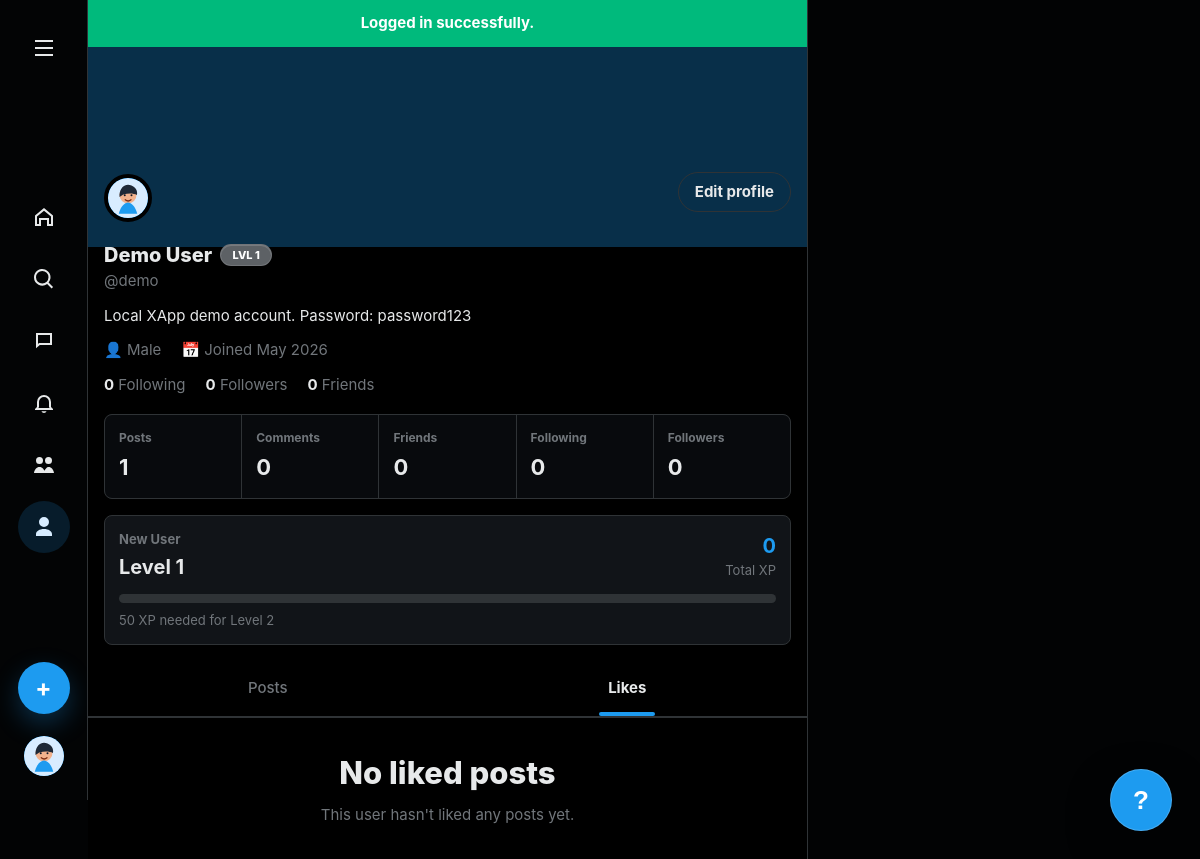
The page /social-media/profile.php?u=demo&m=liked (signed in) on the database its author committed.
### tables this page shows
CREATE TABLE IF NOT EXISTS profiles (
  id INT UNSIGNED AUTO_INCREMENT PRIMARY KEY,
  user_id INT UNSIGNED NOT NULL UNIQUE,
  display_name VARCHAR(80) NOT NULL,
  bio VARCHAR(180) DEFAULT '',
  profile_photo_url VARCHAR(600) NULL,
  profile_pic CHAR(7) NOT NULL DEFAULT '#111111',
  updated_at TIMESTAMP NOT NULL DEFAULT CURRENT_TIMESTAMP ON UPDATE CURRENT_TIMESTAMP,
  CONSTRAINT fk_profiles_user FOREIGN KEY (user_id) REFERENCES users(id) ON DELETE CASCADE
);

CREATE TABLE IF NOT EXISTS users (
  id INT UNSIGNED AUTO_INCREMENT PRIMARY KEY,
  first_name VARCHAR(60) NOT NULL DEFAULT '',
  last_name VARCHAR(60) NOT NULL DEFAULT '',
  nickname VARCHAR(24) NOT NULL UNIQUE,
  username VARCHAR(24) NOT NULL UNIQUE,
  display_name VARCHAR(80) NOT NULL,
  email VARCHAR(160) NOT NULL UNIQUE,
  password_hash VARCHAR(255) NOT NULL,
  gender VARCHAR(40) NULL,
  profile_photo_url VARCHAR(600) NULL,
  theme_color CHAR(7) NOT NULL DEFAULT '#1D9BF0',
  age INT UNSIGNED NULL,
  birthday DATE NULL,
  bio VARCHAR(180) DEFAULT '',
  location VARCHAR(80) DEFAULT '',
  website VARCHAR(255) DEFAULT '',
  avatar_color CHAR(7) NOT NULL DEFAULT '#111111',
  total_xp INT UNSIGNED NOT NULL DEFAULT 0,
  level INT UNSIGNED NOT NULL DEFAULT 1,
  xp_today INT UNSIGNED NOT NULL DEFAULT 0,
  last_xp_reward_date DATE NULL,
  badge_color CHAR(7) NOT NULL DEFAULT '#71767B',
  activity_title VARCHAR(40) NOT NULL DEFAULT 'New User',
  profile_completed_at TIMESTAMP NULL,
  created_at TIMESTAMP NOT NULL DEFAULT CURRENT_TIMESTAMP,
  updated_at TIMESTAMP NOT NULL DEFAULT CURRENT_TIMESTAMP ON UPDATE CURRENT_TIMESTAMP
);

### social-media/db.php (called while the page is built, shortened)
<?php
function db(): PDO
{
    static $pdo = null;
    if ($pdo instanceof PDO) {
        return $pdo;
    }
    $dsn = 'mysql:host=' . DB_HOST . ';dbname=' . DB_NAME . ';charset=' . DB_CHARSET;
    $pdo = new PDO($dsn, DB_USER, DB_PASS, [
        PDO::ATTR_ERRMODE => PDO::ERRMODE_EXCEPTION,
        PDO::ATTR_DEFAULT_FETCH_MODE => PDO::FETCH_ASSOC,
        PDO::ATTR_EMULATE_PREPARES => false,
    ]);
    return $pdo;
}

### social-media/profile.php (the view, shortened to what this page needs)
<?php
require_once __DIR__ . '/partials.php';
$viewer = require_auth();
$username = (string) ($_GET['u'] ?? $viewer['username']);
$profile = fetch_user_by_username($username);
$mode = (string) ($_GET['m'] ?? 'posts');
    ?>
    <?php
$stats = user_stats((int) $profile['id']);
$isOwnProfile = (int) $profile['id'] === (int) $viewer['id'];
$posts = fetch_posts((int) $viewer['id'], $mode === 'liked' ? 'liked' : 'all', (int) $profile['id']);
render_shell_start($viewer, 'profile');
?>
<section class="profile-header">
  <div class="profile-banner" data-guide-target="cover-photo-area" style="background-color: <?= h($profile['avatar_color']) ?>; opacity: 0.3;"></div>
  <div class="profile-info-container">
    <div class="profile-top-row">
      <div data-guide-target="profile-picture-area">
      </div>
      <div class="profile-actions">
        <?php if ($isOwnProfile): ?>
          <a class="outline-button" href="settings.php">Edit profile</a>
        <?php endif; ?>
      </div>
    </div>
    <div class="profile-names">
      <h1><?= h($profile['display_name']) ?> <?php render_level_badge($profile); ?></h1>
      <p class="handle" data-guide-target="username-area">@<?= h($profile['username']) ?></p>
    </div>
    <?php if (!empty($profile['bio'])): ?>
      <p class="bio" data-guide-target="bio-area"><?= nl2br(h($profile['bio'])) ?></p>
    <?php else: ?>
      <p class="bio empty-bio" data-guide-target="bio-area">No bio yet.</p>
    <?php endif; ?>
    <div class="profile-meta-grid">
      <?php if (!empty($profile['gender'])): ?>
        <span title="Gender">👤 <?= h($profile['gender']) ?></span>
      <?php endif; ?>
      <span>📅 Joined <?= h(date('M Y', strtotime($profile['created_at']))) ?></span>
    </div>
    <div class="profile-stats">
      <span><strong><?= (int) $stats['following'] ?></strong> Following</span>
      <span><strong><?= (int) $stats['followers'] ?></strong> Followers</span>
      <span><strong><?= (int) $stats['friends'] ?></strong> Friends</span>
    </div>
    <section class="profile-account-card" aria-label="Profile activity stats">
      <div>
        <span>Posts</span>
        <strong><?= (int) $stats['posts'] ?></strong>
      </div>
      <div>
        <span>Comments</span>
        <strong><?= (int) $stats['comments'] ?></strong>
      </div>
      <div>
        <span>Friends</span>
        <strong><?= (int) $stats['friends'] ?></strong>
      </div>
      <div>
        <span>Following</span>
        <strong><?= (int) $stats['following'] ?></strong>
      </div>
      <div>
        <span>Followers</span>
        <strong><?= (int) $stats['followers'] ?></strong>
      </div>
    </section>
    <?php render_profile_xp_panel($profile); ?>
  </div>
  <div class="segmented">
    <a href="profile.php?u=<?= h($profile['username']) ?>&m=posts" class="<?= $mode === 'posts' ? 'active' : '' ?>">Posts</a>
    <a href="profile.php?u=<?= h($profile['username']) ?>&m=liked" class="<?= $mode === 'liked' ? 'active' : '' ?>">Likes</a>
  </div>
</section>
<section class="feed">
  <?php if (!$posts): ?>
    <div class="empty-state">
      <h2>No <?= $mode === 'liked' ? 'liked posts' : 'posts' ?></h2>
      <p><?= $mode === 'liked' ? 'This user hasn\'t liked any posts yet.' : 'This profile has not posted yet.' ?></p>
    </div>
  <?php endif; ?>
</section>

### social-media/functions.php (shortened to what this page needs)
<?php
require_once __DIR__ . '/db.php';
function h(?string $value): string
{
    return htmlspecialchars((string) $value, ENT_QUOTES, 'UTF-8');
}
function xp_required_for_level(int $level): int
{
    $level = max(1, $level);
    $earlyLevels = [
        1 => 0,
        2 => 50,
        3 => 120,
        4 => 250,
        5 => 500,
        6 => 700,
        7 => 900,
        8 => 1100,
        9 => 1300,
        10 => 1500,
    ];
    if (isset($earlyLevels[$level])) {
        return $earlyLevels[$level];
    }
    return 1500 + (($level - 10) * ($level - 10) * 50);
}
function current_user(): ?array
{
    $dailyReset = db()->prepare('UPDATE users SET xp_today = 0 WHERE id = ? AND (last_xp_reward_date IS NULL OR last_xp_reward_date <> CURDATE())');
    $dailyReset->execute([(int) $_SESSION['user_id']]);
    $stmt = db()->prepare(
        'SELECT
            u.*,
            COALESCE(pr.display_name, u.display_name, u.username) AS display_name,
            COALESCE(pr.bio, u.bio, "") AS bio,
            COALESCE(pr.profile_pic, u.theme_color, u.avatar_color, "#111111") AS avatar_color,
            COALESCE(pr.profile_photo_url, u.profile_photo_url, "") AS profile_photo_url,
            u.total_xp,
            u.level,
            u.xp_today,
            u.last_xp_reward_date,
            u.badge_color,
            u.activity_title,
            u.profile_completed_at,
            COALESCE(pr.updated_at, u.updated_at) AS profile_updated_at
         FROM users u
         LEFT JOIN profiles pr ON pr.user_id = u.id
         WHERE u.id = ?
         LIMIT 1'
    );
    $stmt->execute([$_SESSION['user_id']]);
    $user = $stmt->fetch() ?: null;
    return $user;
}
function require_auth(): array
{
    $user = current_user();
    return $user;
}
function profile_theme_color(array $user): string
{
    $color = (string) ($user['avatar_color'] ?? $user['theme_color'] ?? '#111111');
    return $color;
}
function render_avatar(array $user, string $class = '', ?string $href = null): void
{
    $photoUrl = trim((string) ($user['profile_photo_url'] ?? ''));
    $classes = trim('avatar ' . $class . ($photoUrl !== '' ? ' avatar-image' : ''));
    $style = '--avatar: ' . profile_theme_color($user) . ';';
        ?>
    <span class="<?= h($classes) ?>" style="<?= h($style) ?>">
      <?php if ($photoUrl !== ''): ?><img src="<?= h($photoUrl) ?>" alt=""><?php endif; ?>
    </span>
    <?php
}
function user_stats(int $userId): array
{
    $stmt = db()->prepare(
        'SELECT
            (SELECT COUNT(*) FROM posts WHERE user_id = ? AND deleted_at IS NULL) AS posts,
            (SELECT COUNT(*) FROM follows WHERE follower_id = ?) AS following,
            (SELECT COUNT(*) FROM follows WHERE following_id = ?) AS followers,
            (SELECT COUNT(*) FROM comments WHERE user_id = ?) AS comments,
            (SELECT COUNT(*) FROM friendships WHERE (user_1 = ? OR user_2 = ?) AND status = "accepted") AS friends'
    );
    $stmt->execute([$userId, $userId, $userId, $userId, $userId, $userId]);
    return $stmt->fetch() ?: ['posts' => 0, 'following' => 0, 'followers' => 0, 'comments' => 0, 'friends' => 0];
}
function render_level_badge(array $user): void
{
    $level = max(1, (int) ($user['level'] ?? 1));
    $badgeColor = (string) ($user['badge_color'] ?? badge_color_for_level($level));
    $activityTitle = (string) ($user['activity_title'] ?? activity_title_for_level($level));
    ?>
    <span class="level-badge" style="--badge-color: <?= h($badgeColor) ?>" title="<?= h($activityTitle) ?>">LVL <?= $level ?></span>
    <?php
}
function render_profile_xp_panel(array $profile): void
{
    $level = max(1, (int) ($profile['level'] ?? 1));
    $totalXp = max(0, (int) ($profile['total_xp'] ?? 0));
    $currentLevelXp = xp_required_for_level($level);
    $nextLevel = $level + 1;
    $nextLevelXp = xp_required_for_level($nextLevel);
    $span = max(1, $nextLevelXp - $currentLevelXp);
    $progress = min(100, max(0, (($totalXp - $currentLevelXp) / $span) * 100));
    $needed = max(0, $nextLevelXp - $totalXp);
    $activityTitle = (string) ($profile['activity_title'] ?? activity_title_for_level($level));
    ?>
    <section class="profile-xp-card" aria-label="User gamification status">
      <div class="profile-xp-main">
        <div>
          <span class="xp-kicker"><?= h($activityTitle) ?></span>
          <strong>Level <?= $level ?></strong>
        </div>
        <div class="profile-xp-total">
          <strong><?= $totalXp ?></strong>
          <span>Total XP</span>
        </div>
      </div>
      <div class="xp-progress-track" aria-label="<?= h((string) round($progress)) ?>% progress to next level">
      </div>
      <p><?= $needed ?> XP needed for Level <?= $nextLevel ?></p>
    </section>
    <?php
}
function fetch_posts(int $viewerId, string $mode = 'all', ?int $profileId = null, string $search = ''): array
{
    $where = ['p.deleted_at IS NULL'];
    $params = [$viewerId, $viewerId];
    $joinFollowing = '';
    $joinLikes = '';
    if ($mode === 'liked' && $profileId !== null) {
        $joinLikes = 'INNER JOIN likes l_mode ON l_mode.post_id = p.id AND l_mode.user_id = ?';
        $params[] = $profileId;
    } elseif ($profileId !== null) {
        $where[] = 'p.user_id = ?';
        $params[] = $profileId;
    }
    $sql = "SELECT
            p.*,
            u.username,
            COALESCE(pr.display_name, u.display_name, u.username) AS display_name,
            COALESCE(pr.profile_pic, u.theme_color, u.avatar_color, '#111111') AS avatar_color,
            COALESCE(pr.profile_photo_url, u.profile_photo_url, '') AS profile_photo_url,
            u.gender,
            COALESCE(pr.bio, u.bio, '') AS bio,
            u.total_xp,
            u.level,
            u.badge_color,
            u.activity_title,
            rp.content AS repost_content,
            ru.username AS repost_username,
            COALESCE(rpr.display_name, ru.display_name, ru.username) AS repost_display_name,
            (SELECT COUNT(*) FROM likes l WHERE l.post_id = p.id) AS like_count,
            (SELECT COUNT(*) FROM reposts r WHERE r.post_id = p.id) AS repost_count,
            (SELECT COUNT(*) FROM comments c WHERE c.post_id = p.id) AS reply_count,
            EXISTS(SELECT 1 FROM likes viewer_likes WHERE viewer_likes.post_id = p.id AND viewer_likes.user_id = ?) AS viewer_liked,
            EXISTS(SELECT 1 FROM reposts viewer_reposts WHERE viewer_reposts.post_id = p.id AND viewer_reposts.user_id = ?) AS viewer_reposted
        FROM posts p
        INNER JOIN users u ON u.id = p.user_id
        LEFT JOIN profiles pr ON pr.user_id = u.id
        LEFT JOIN posts rp ON rp.id = p.repost_of_id
        LEFT JOIN users ru ON ru.id = rp.user_id
        LEFT JOIN profiles rpr ON rpr.user_id = ru.id
        $joinFollowing
        $joinLikes
        WHERE " . implode(' AND ', $where) . '
        ORDER BY p.created_at DESC
        LIMIT 80';
    $stmt = db()->prepare($sql);
    $stmt->execute($params);
    return $stmt->fetchAll();
}
function fetch_user_by_username(string $username): ?array
{
    $stmt = db()->prepare(
        'SELECT
            u.*,
            COALESCE(pr.display_name, u.display_name, u.username) AS display_name,
            COALESCE(pr.bio, u.bio, "") AS bio,
            COALESCE(pr.profile_pic, u.theme_color, u.avatar_color, "#111111") AS avatar_color,
            COALESCE(pr.profile_photo_url, u.profile_photo_url, "") AS profile_photo_url,
            u.total_xp,
            u.level,
            u.xp_today,
            u.last_xp_reward_date,
            u.badge_color,
            u.activity_title,
            u.profile_completed_at,
            pr.updated_at AS profile_updated_at
         FROM users u
         LEFT JOIN profiles pr ON pr.user_id = u.id
         WHERE u.username = ?
         LIMIT 1'
    );
    $stmt->execute([$username]);
    return $stmt->fetch() ?: null;
}
    ?>

### social-media/gender.css (style rules this page uses)
.avatar { width: 48px; height: 48px; display: inline-flex; align-items: center; justify-content: center; flex-shrink: 0; overflow: hidden; border-radius: 50%; background-color: var(--avatar, #333333); color: #ffffff; font-size: 18px; font-weight: 800; line-height: 1; text-decoration: none; }
.avatar.small { width: 40px; height: 40px; font-size: 15px; }
.avatar img { width: 100%; height: 100%; display: block; object-fit: cover; }

### rows shown on the page
profiles: user.level "1", user.username "demo", user.gender "Male", user.created_at "May 2026", user.activity_title "New User", user.total_xp "0", user.total_xp "50", user.level "2"

### other values the page prints
$flash['message'] "Logged in successfully."
$profile['display_name'] "Demo User"
$profile['bio'] "Local XApp demo account. Password: password123"
$stats['following'] "0"
$stats['followers'] "0"
$stats['friends'] "0"
$stats['posts'] "1"
$stats['comments'] "0"
$level "1"
